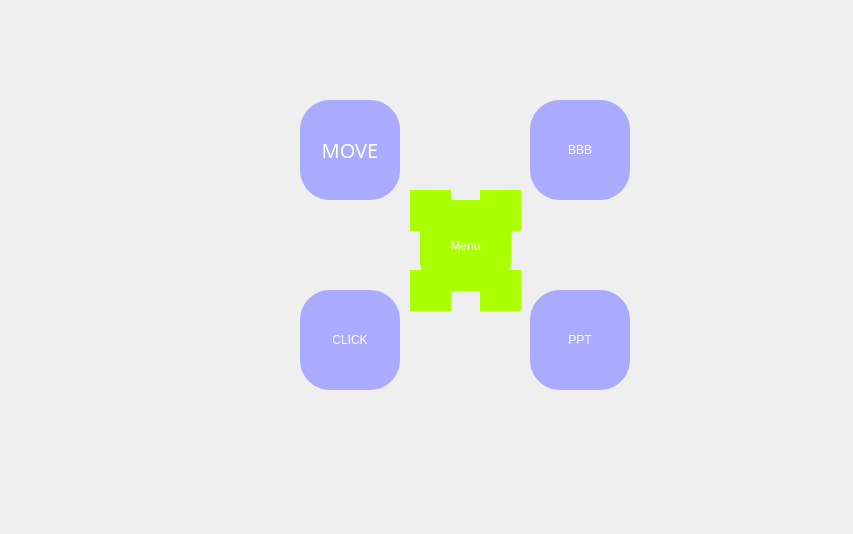
<?xml version="1.0" encoding="UTF-8"?>
<ui version="4.0">
 <class>MainWindow</class>
 <widget class="QMainWindow" name="MainWindow">
  <property name="geometry">
   <rect>
    <x>0</x>
    <y>0</y>
    <width>853</width>
    <height>534</height>
   </rect>
  </property>
  <property name="windowTitle">
   <string>MainWindow</string>
  </property>
  <widget class="QWidget" name="centralwidget">
   <widget class="QPushButton" name="pushButton">
    <property name="geometry">
     <rect>
      <x>420</x>
      <y>200</y>
      <width>91</width>
      <height>91</height>
     </rect>
    </property>
    <property name="styleSheet">
     <string notr="true">background-color: rgb(170, 255, 0);
color: rgb(255,255,255);  
border-radius: 30px; 

border-style: outset;


font: 15pt &quot;MV Boli&quot;;</string>
    </property>
    <property name="text">
     <string>Menu</string>
    </property>
    <property name="checkable">
     <bool>true</bool>
    </property>
   </widget>
   <widget class="QPushButton" name="pushButton_2">
    <property name="geometry">
     <rect>
      <x>300</x>
      <y>100</y>
      <width>100</width>
      <height>100</height>
     </rect>
    </property>
    <property name="sizePolicy">
     <sizepolicy hsizetype="Minimum" vsizetype="Fixed">
      <horstretch>60</horstretch>
      <verstretch>60</verstretch>
     </sizepolicy>
    </property>
    <property name="minimumSize">
     <size>
      <width>100</width>
      <height>100</height>
     </size>
    </property>
    <property name="maximumSize">
     <size>
      <width>100</width>
      <height>100</height>
     </size>
    </property>
    <property name="font">
     <font>
      <family>MV Boli</family>
      <pointsize>15</pointsize>
      <weight>50</weight>
      <italic>false</italic>
      <bold>false</bold>
     </font>
    </property>
    <property name="styleSheet">
     <string notr="true">background-color: rgb(170, 170, 255);
color: rgb(255,255,255);  
border-radius: 30px;  

border-style: outset;
font: 15pt &quot;MV Boli&quot;;</string>
    </property>
    <property name="text">
     <string>MOVE</string>
    </property>
    <property name="checkable">
     <bool>true</bool>
    </property>
   </widget>
   <widget class="QPushButton" name="pushButton_4">
    <property name="geometry">
     <rect>
      <x>300</x>
      <y>290</y>
      <width>100</width>
      <height>100</height>
     </rect>
    </property>
    <property name="minimumSize">
     <size>
      <width>100</width>
      <height>100</height>
     </size>
    </property>
    <property name="styleSheet">
     <string notr="true">background-color: rgb(170, 170, 255);
color: rgb(255,255,255);  
border-radius: 30px;  
border-style: outset;
font: 15pt &quot;MV Boli&quot;;</string>
    </property>
    <property name="text">
     <string>CLICK</string>
    </property>
   </widget>
   <widget class="QPushButton" name="pushButton_7">
    <property name="geometry">
     <rect>
      <x>530</x>
      <y>100</y>
      <width>100</width>
      <height>100</height>
     </rect>
    </property>
    <property name="minimumSize">
     <size>
      <width>100</width>
      <height>100</height>
     </size>
    </property>
    <property name="maximumSize">
     <size>
      <width>100</width>
      <height>100</height>
     </size>
    </property>
    <property name="styleSheet">
     <string notr="true">background-color: rgb(170, 170, 255);
color: rgb(255,255,255);  
border-radius: 30px;  

border-style: outset;
font: 15pt &quot;MV Boli&quot;;</string>
    </property>
    <property name="text">
     <string>BBB</string>
    </property>
   </widget>
   <widget class="QPushButton" name="pushButton_8">
    <property name="geometry">
     <rect>
      <x>530</x>
      <y>290</y>
      <width>100</width>
      <height>100</height>
     </rect>
    </property>
    <property name="minimumSize">
     <size>
      <width>100</width>
      <height>100</height>
     </size>
    </property>
    <property name="maximumSize">
     <size>
      <width>100</width>
      <height>100</height>
     </size>
    </property>
    <property name="styleSheet">
     <string notr="true">background-color: rgb(170, 170, 255);
color: rgb(255,255,255);  
border-radius: 30px;

border-style: outset;
font: 15pt &quot;MV Boli&quot;;</string>
    </property>
    <property name="text">
     <string>PPT</string>
    </property>
   </widget>
   <widget class="QLabel" name="label">
    <property name="geometry">
     <rect>
      <x>480</x>
      <y>190</y>
      <width>41</width>
      <height>41</height>
     </rect>
    </property>
    <property name="styleSheet">
     <string notr="true">background-color: rgb(170, 255, 0);
border-radius: 30px; </string>
    </property>
    <property name="text">
     <string/>
    </property>
   </widget>
   <widget class="QLabel" name="label_2">
    <property name="geometry">
     <rect>
      <x>480</x>
      <y>270</y>
      <width>41</width>
      <height>41</height>
     </rect>
    </property>
    <property name="styleSheet">
     <string notr="true">background-color: rgb(170, 255, 0);
border-radius: 30px; </string>
    </property>
    <property name="text">
     <string/>
    </property>
   </widget>
   <widget class="QLabel" name="label_3">
    <property name="geometry">
     <rect>
      <x>410</x>
      <y>270</y>
      <width>41</width>
      <height>41</height>
     </rect>
    </property>
    <property name="styleSheet">
     <string notr="true">background-color: rgb(170, 255, 0);
border-radius: 30px; </string>
    </property>
    <property name="text">
     <string/>
    </property>
   </widget>
   <widget class="QLabel" name="label_4">
    <property name="geometry">
     <rect>
      <x>410</x>
      <y>190</y>
      <width>41</width>
      <height>41</height>
     </rect>
    </property>
    <property name="styleSheet">
     <string notr="true">background-color: rgb(170, 255, 0);
border-radius: 30px; </string>
    </property>
    <property name="text">
     <string/>
    </property>
   </widget>
   <zorder>label</zorder>
   <zorder>pushButton</zorder>
   <zorder>pushButton_2</zorder>
   <zorder>pushButton_4</zorder>
   <zorder>pushButton_7</zorder>
   <zorder>pushButton_8</zorder>
   <zorder>label_2</zorder>
   <zorder>label_3</zorder>
   <zorder>label_4</zorder>
  </widget>
 </widget>
 <resources/>
 <connections>
  <connection>
   <sender>pushButton</sender>
   <signal>toggled(bool)</signal>
   <receiver>pushButton_2</receiver>
   <slot>setHidden(bool)</slot>
   <hints>
    <hint type="sourcelabel">
     <x>447</x>
     <y>207</y>
    </hint>
    <hint type="destinationlabel">
     <x>379</x>
     <y>135</y>
    </hint>
   </hints>
  </connection>
  <connection>
   <sender>pushButton</sender>
   <signal>toggled(bool)</signal>
   <receiver>pushButton_7</receiver>
   <slot>setHidden(bool)</slot>
   <hints>
    <hint type="sourcelabel">
     <x>474</x>
     <y>206</y>
    </hint>
    <hint type="destinationlabel">
     <x>524</x>
     <y>143</y>
    </hint>
   </hints>
  </connection>
  <connection>
   <sender>pushButton</sender>
   <signal>toggled(bool)</signal>
   <receiver>pushButton_4</receiver>
   <slot>setHidden(bool)</slot>
   <hints>
    <hint type="sourcelabel">
     <x>439</x>
     <y>260</y>
    </hint>
    <hint type="destinationlabel">
     <x>380</x>
     <y>340</y>
    </hint>
   </hints>
  </connection>
  <connection>
   <sender>pushButton</sender>
   <signal>toggled(bool)</signal>
   <receiver>pushButton_8</receiver>
   <slot>setHidden(bool)</slot>
   <hints>
    <hint type="sourcelabel">
     <x>468</x>
     <y>295</y>
    </hint>
    <hint type="destinationlabel">
     <x>524</x>
     <y>346</y>
    </hint>
   </hints>
  </connection>
  <connection>
   <sender>pushButton</sender>
   <signal>toggled(bool)</signal>
   <receiver>label</receiver>
   <slot>show()</slot>
   <hints>
    <hint type="sourcelabel">
     <x>420</x>
     <y>224</y>
    </hint>
    <hint type="destinationlabel">
     <x>448</x>
     <y>90</y>
    </hint>
   </hints>
  </connection>
 </connections>
</ui>
